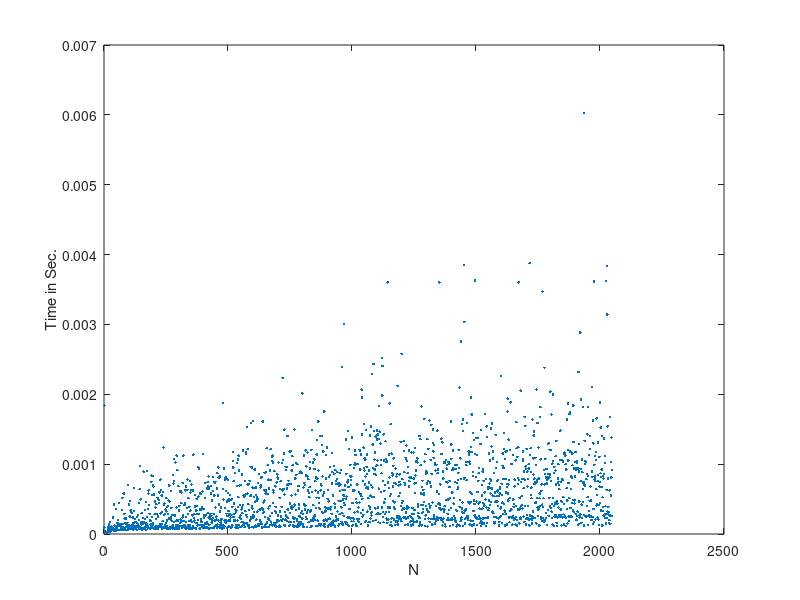

Source code (MATLAB):
Nmax = 2048;
fft_time=zeros(1,Nmax);
for n=1:1:Nmax
    x=rand(1,n);
    t=clock; 
    fft(x); 
    fft_time(n)=etime(clock,t);
end
n=[1:1:Nmax]; 
plot(n, fft_time, '.')
xlabel('N'); 
ylabel('Time in Sec.')
